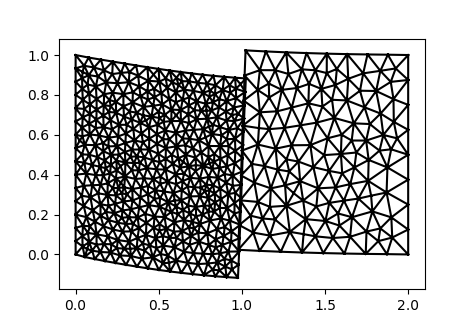

This chart was generated by the following Python code:
from skfem import *
from skfem.weakforms import elasticity_plane_strain
from skfem.mesh import *
from skfem.assembly import *
from scipy.sparse.linalg import eigsh
from skfem.extern_sfepy import *
import numpy as np
import matplotlib.pyplot as plt

"""
Solve linear elastic contact problem using penalty method
"""

m = read_comsol("examples/square_smalltris.mphtxt")
M = read_comsol("examples/square_largetris.mphtxt")
M.translate((1.0, 0.0))

def rule(x, y):
    return (x==1.0)

def param(x, y):
    return y

mortar = MeshLineMortar(m, M, rule, param)

e1 = ElementLocalTriP1()
e = ElementLocalH1Vec(e1)

a1 = AssemblerLocal(m, e)
a2 = AssemblerLocal(M, e)
a12 = AssemblerLocalMortar(mortar, m, M, e)

E1 = 1000.0
E2 = 1000.0

nu1 = 0.3
nu2 = 0.3

Mu1 = E1/(2.0*(1.0 + nu1))
Mu2 = E2/(2.0*(1.0 + nu2))

Lambda1 = E1*nu1/((1.0 + nu1)*(1.0 - 2.0*nu1))
Lambda2 = E2*nu2/((1.0 + nu2)*(1.0 - 2.0*nu2))

weakform1 = elasticity_plane_strain(Lambda=Lambda1, Mu=Mu1)
weakform2 = elasticity_plane_strain(Lambda=Lambda2, Mu=Mu2)

K1 = a1.iasm(weakform1)
K2 = a2.iasm(weakform2)
K12 = a12.fasm(lambda u1, u2, v1, v2, n: ((u1[0]-u2[0])*n[0] + (u1[1]-u2[1])*n[1])*((v1[0]-v2[0])*n[0] + (v1[1]-v2[1])*n[1]))

f1 = a1.iasm(lambda v: -50*v[1])
f2 = a2.iasm(lambda v: 0*v[0])

import scipy.sparse
K = scipy.sparse.bmat([[K1, None],[None, K2]]).tocsr() + 20000*K12

i1 = np.arange(K1.shape[0])
i2 = np.arange(K2.shape[0]) + K1.shape[0]

_, D1 = a1.essential_bc(lambda x, y: x==0.0)
_, D2 = a2.essential_bc(lambda x, y: x==2.0)

x = np.zeros(K.shape[0])

f = np.hstack((f1, f2))

x = direct(K, f, D=np.concatenate((D1, D2 + a1.dofnum_u.N)))

sf = 1

m.p[0, :] = m.p[0, :] + sf*x[i1][a1.dofnum_u.n_dof[0, :]]
m.p[1, :] = m.p[1, :] + sf*x[i1][a1.dofnum_u.n_dof[1, :]]

M.p[0, :] = M.p[0, :] + sf*x[i2][a2.dofnum_u.n_dof[0, :]]
M.p[1, :] = M.p[1, :] + sf*x[i2][a2.dofnum_u.n_dof[1, :]]

ax = m.draw()
M.draw(ax=ax)
m.show()
